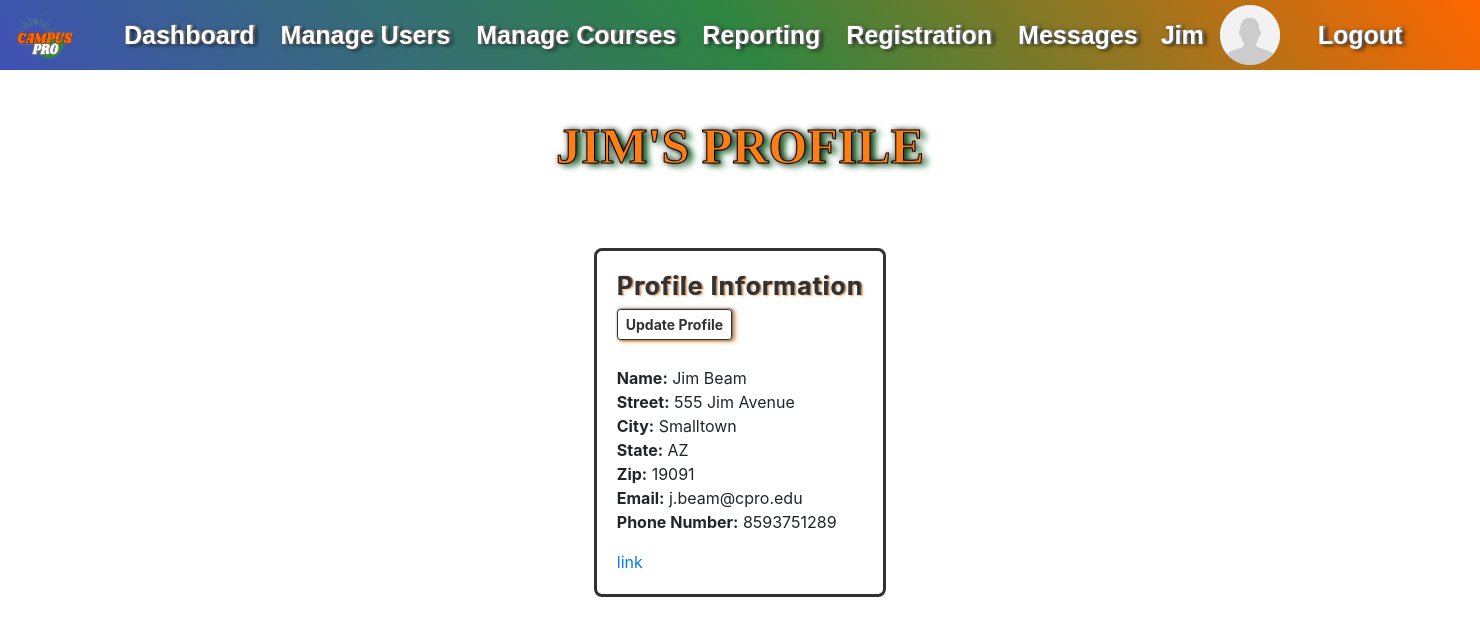
The page /user-profile/ (signed in) on the database its author committed.
### website/models.py (models this page shows)
class User(db.Model, UserMixin):
    id = db.Column(db.Integer, primary_key=True)
    first_name = db.Column(db.String(50), nullable=False)
    last_name = db.Column(db.String(50), nullable=False)
    address = db.Column(db.String(100), nullable=False)
    city = db.Column(db.String(50), nullable=False)
    zip_code = db.Column(db.Integer, nullable=False)
    state = db.Column(db.String(50))
    email = db.Column(db.String(100), nullable=False, unique=True)
    phone_number = db.Column(db.String(15), nullable=False, unique=True)
    password = db.Column(db.String(20), nullable=False)
    permissions = db.Column(db.Integer, None)
    current_courses = db.relationship('Course', secondary=user_course, backref='enrolled_students')  # When a class is added, this field will store the Courses.id

### website/views.py (the view)
@views.route('/user-profile/')
@login_required
def user_profile():
    return render_template("user_profile.html")

### website/templates/user_profile.html (shortened to what this page needs)
{% extends "_template_admin.html" %}{% block title %}User Profile{% endblock %}
{%block content%}
<br>
<h1 class="student-title">{{current_user.first_name}}'s Profile</h1>
<div class="container-template">
    <div class="card profile-card" style="border: 3px solid #323232; border-radius: 8px;">
      <div class="card-body">
        <h5 class="profile-card-title">Profile Information</h5>
        <a href="#" class="btn btn-sm" style=" font-weight: bold;">
          Update Profile
        </a>
        <br>
        <strong>Name:</strong>
        {{current_user.first_name}} {{current_user.last_name}}<br>
        <strong>Street:</strong>
        {{current_user.address}}<br>
        <strong>City:</strong>
        {{current_user.city}}<br>
        <strong>State:</strong>
        {{current_user.state}}<br>
        <strong>Zip:</strong>
        {{current_user.zip_code}}<br>
        <strong>Email:</strong>
        {{current_user.email}}<br>
        <strong>Phone Number:</strong>
        {{current_user.phone_number}}<br>
        <a href="#" class="card-link">link</a>
      </div>
    </div>
</div>
{% endblock %}

### website/templates/_template_admin.html (shortened to what this page needs)
<!DOCTYPE html>
<html>
  <head>
    <link rel="stylesheet"
      href="https://cdn.jsdelivr.net/npm/bootstrap@4.3.1/dist/css/bootstrap.min.css"
>
    <link
      rel="stylesheet"
      href="https://stackpath.bootstrapcdn.com/font-awesome/4.7.0/css/font-awesome.min.css"
    />
    <link rel="stylesheet" type="text/css" href="{{ url_for('static', filename='css/styles.css') }}">
  </head>
  <body>
    <div id="grad">
      <nav class="navbar navbar-expand-lg navbar-dark">
        <a class="navbar-brand" href="/">
          <img class="navbar-logo" src="{{ url_for('static', filename='assets/CampusProLogo.png') }}" alt="Navbar Logo">
        </a>
        <div class="container1">
          <div class="collapse navbar-collapse" id="navbar">
            <ul class="navbar-nav ml-auto" style="list-style-type: none;">
              <li class="nav-item active">
                <a class="nav-link" href="/admin/dash" style="color: #ffffff;">Dashboard <span class="sr-only">(current)</span></a>
              </li>
              <li class="nav-item">
                <a class="nav-link" href="/admin/manage_users" style="color: #ffffff;">Manage Users</a>
              </li>
              <li class="nav-item">
                <a class="nav-link" href="/admin/manage_courses" style="color: #ffffff;">Manage Courses</a>
              </li>
              <li class="nav-item">
                <a class="nav-link" href="#" style="color: #ffffff;">Reporting</a>
              </li>
              <li class="nav-item">
                <a class="nav-link" href="#" style="color: #ffffff;">Registration</a>
              </li>
              <li class="nav-item">
                <a class="nav-link" href="#" style="color: #ffffff;">Messages</a>
              </li>
            </ul>
            <div class="container2" style="display: flex; justify-content: flex-end;">
              <ul class="navbar-nav ml-auto" style="list-style-type: none;">
                <li style="margin-left: 15px; margin-right: 0%;">
                  <a class="navbar navbar-brand" href="/user-profile/" style="color: #ffffff;">{{current_user.first_name}}</a>
                </li>
                <li style="margin-left: 0%;">
                  <img class="profile-pic" href="/user-profile/"
                    src="{{ url_for('static', filename='assets/gen_profile_pic.png') }}"
                    alt="Profile Picture">
                </li>
                <li class="nav-item">
                  <a class="nav-link" href="/logout" style="color: #ffffff; margin-left: 20px;">Logout</a>
                </li>
              </ul>
            </div>
          </div>
        </div>
      </nav>
    </div>
    <div class="container-template">
      {% block content %}
      {% endblock %}
    </div>
  </body>
</html>

### website/static/css/styles.css (style rules this page uses)
#grad { background-image: linear-gradient(55deg, #3F51B5, #2E8540, #FF6600); }
.navbar { width: 100%; font-family: "Montserrat", "Arial", sans-serif; font-size: 25px; line-height: 35px; font-weight: bold; text-shadow: 3px 1px 4px #000, 2px 0 2px #fff; white-space: nowrap; padding: 0; }
.container1 { width: 100%; margin: 0%; padding: 0%; justify-items: left; }
.container2 { width: 100%; margin-right: 40px; padding-right: 20px; justify-items: right; }
.container-template { width: 80%; margin: auto; justify-items: center; }
.navbar-brand { display: flex; align-items: center; }
.profile-pic { width: 60px; height: 60px; padding: 0; margin-left: 0px; }
.navbar-logo { width: 70px; height: 60px; padding: 0; margin-right: 10px; margin-left: 10px; }
a.nav-link { padding: 0px; }
.navbar-nav { align-items: center; }
.nav-item { margin-left: 10px; }
body { padding-bottom: 50px; }
h1 { text-align:center; color:#3F51B5 }
.btn { align-items: center; margin-bottom: 5px; border: 1px solid #323232; box-shadow:1px 0 3px #323232, 2px 0 2px #fff, 3px 1px 4px #fd7e14; color: #323232; }
.student-title { font-size: 50px; font-weight: bold; color: #fd7e14; font-family: cursive; margin: 10px 0px 20px; text-transform: uppercase; text-shadow: 1px 0 6px #000, 6px 3px 6px #2E8540; margin: 22px 0px 20px; text-align: center; line-height: 60px; -webkit-text-stroke: 1px black; }
.profile-card-title { font-size: 25px; line-height: 30px; font-weight: bold; letter-spacing: 1px; text-shadow: 1px 2px 4px #fff, 1px 0 1px #000, 2px 1px 2px #fd7e14, 3px 1px 2px #fff; color: #323232; margin-bottom: 8px; }

### rows shown on the page
User: first_name "Jim", first_name "JIM", last_name "Beam", address "555 Jim Avenue", city "Smalltown", state "AZ", zip_code "19091", email "j.beam@cpro.edu", phone_number "8593751289"
